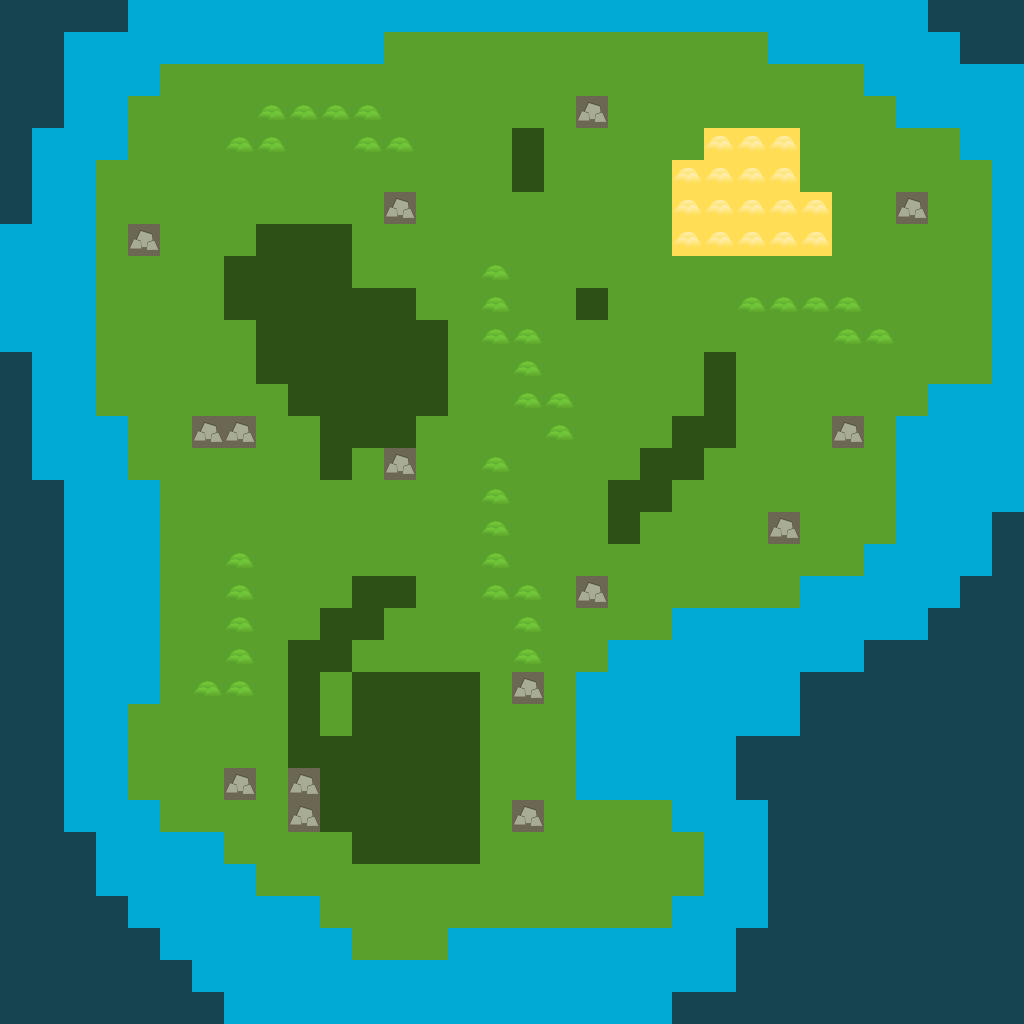

The image is a tile-based game level rendered from a .tmx file. Its description and source (layers, tilesets, objects; grid data summarised) follow:
An orthogonal 32x32 tile map with 32x32 px tiles, 2 tile layers (ground, resources), 2 tilesets.

<map version="1.0" orientation="orthogonal" width="32" height="32" tilewidth="32" tileheight="32">
 <tileset firstgid="1" name="environment" tilewidth="32" tileheight="32">
  <image source="../sprites/settler.png" trans="ff00ff" width="32" height="32" />
 </tileset>
 <tileset firstgid="2" name="environment" tilewidth="32" tileheight="32">
  <image source="../sprites/environment.png" trans="ff00ff" width="224" height="32" />
 </tileset>
 <layer name="ground" width="32" height="32">
  <data>[1024 cells, 1024 non-empty, 7 distinct tile ids]</data>
 </layer>
 <layer name="resources" width="32" height="32">
  <data>[1024 cells, 0 non-empty, 0 distinct tile ids]</data>
 </layer>
 <objectgroup name="objects" width="32" height="32" visible="0" />
</map>